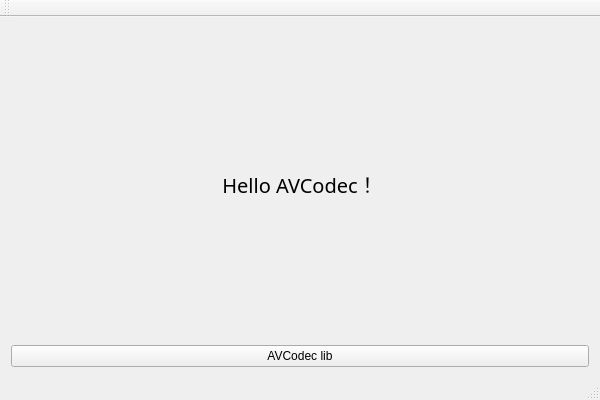
<?xml version="1.0" encoding="UTF-8"?>
<ui version="4.0">
 <class>AVCodecDemo</class>
 <widget class="QMainWindow" name="AVCodecDemo">
  <property name="geometry">
   <rect>
    <x>0</x>
    <y>0</y>
    <width>600</width>
    <height>400</height>
   </rect>
  </property>
  <property name="windowTitle">
   <string>AVCodecDemo</string>
  </property>
  <widget class="QWidget" name="centralWidget">
   <layout class="QVBoxLayout" name="verticalLayout">
    <item>
     <widget class="QLabel" name="label">
      <property name="font">
       <font>
        <family>Microsoft YaHei</family>
        <pointsize>15</pointsize>
       </font>
      </property>
      <property name="text">
       <string>Hello AVCodec！</string>
      </property>
      <property name="alignment">
       <set>Qt::AlignCenter</set>
      </property>
     </widget>
    </item>
    <item>
     <widget class="QPushButton" name="pushButton">
      <property name="text">
       <string>AVCodec lib</string>
      </property>
     </widget>
    </item>
   </layout>
  </widget>
  <widget class="QMenuBar" name="menuBar">
   <property name="geometry">
    <rect>
     <x>0</x>
     <y>0</y>
     <width>600</width>
     <height>23</height>
    </rect>
   </property>
  </widget>
  <widget class="QToolBar" name="mainToolBar">
   <attribute name="toolBarArea">
    <enum>TopToolBarArea</enum>
   </attribute>
   <attribute name="toolBarBreak">
    <bool>false</bool>
   </attribute>
  </widget>
  <widget class="QStatusBar" name="statusBar"/>
 </widget>
 <layoutdefault spacing="6" margin="11"/>
 <resources>
  <include location="avcodec.qrc"/>
 </resources>
 <connections/>
</ui>
